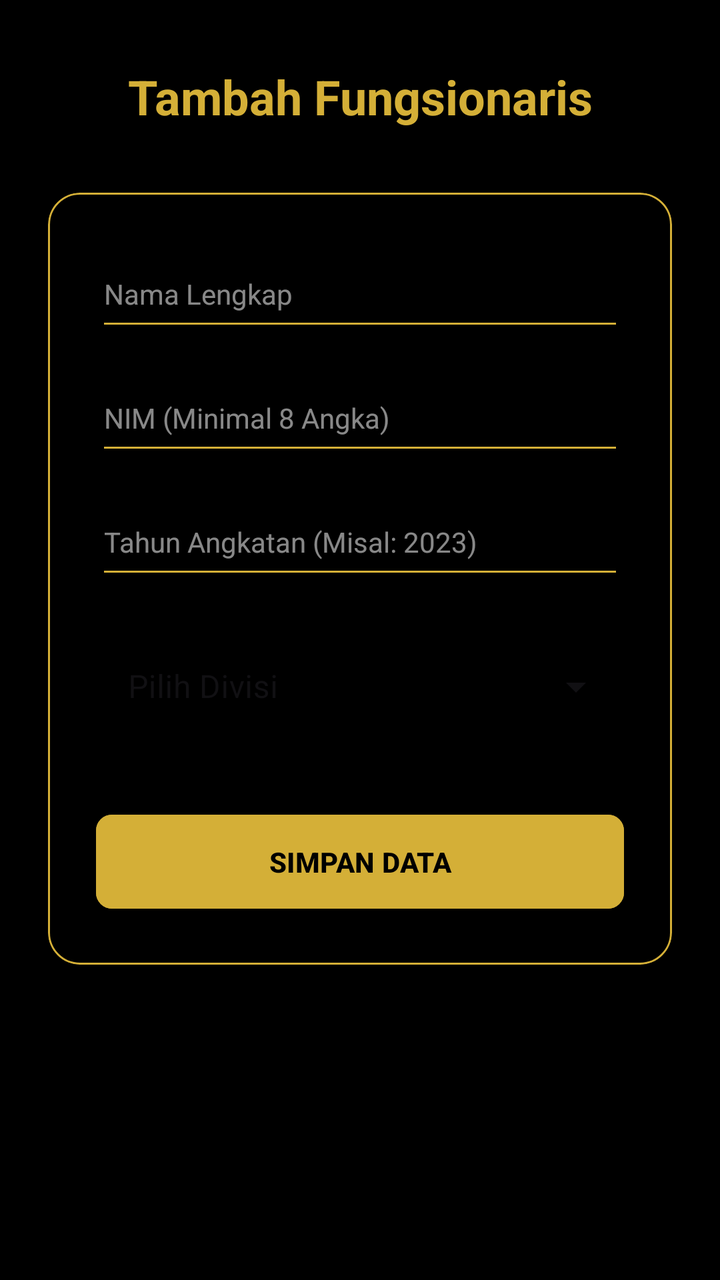
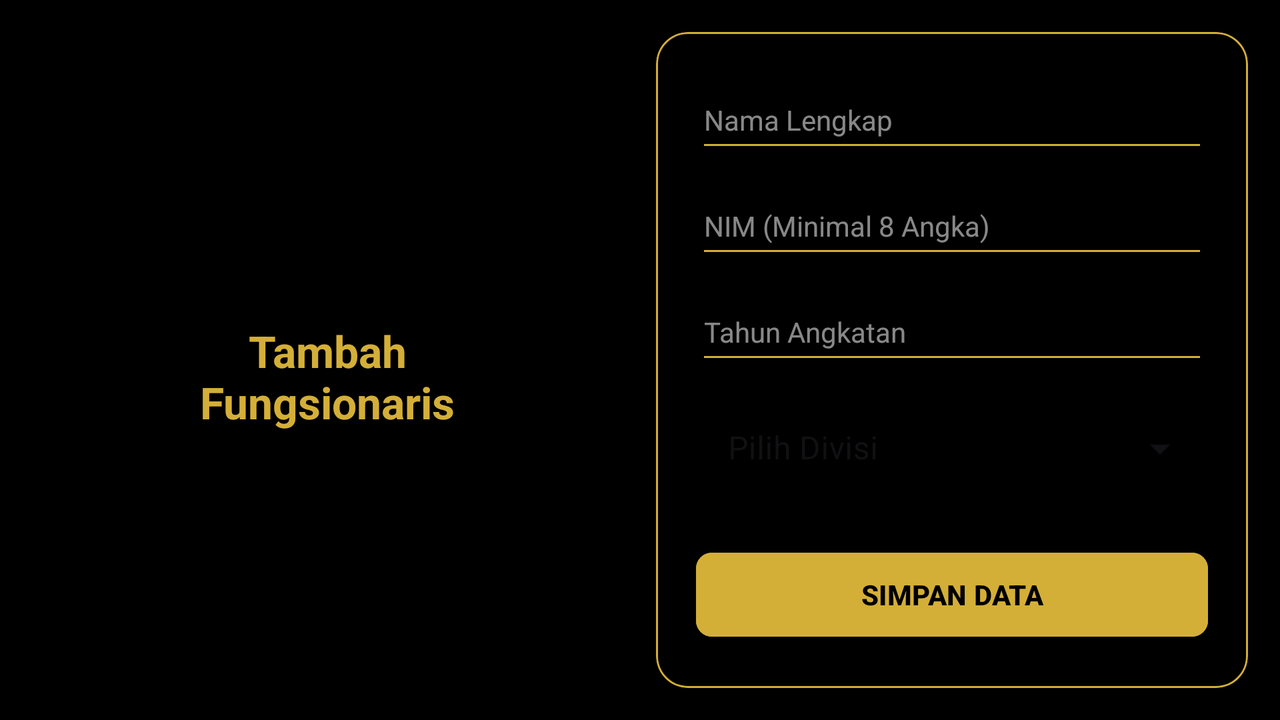

First picture: res/layout/ on a phone held upright. Second picture: the repository's own variant of that layout, on a device whose configuration matches the variant's folder. Source for both follows.
<!-- AndroidManifest.xml: application theme Theme.KatalogHimaTI -->
<!-- res/layout/activity_add_fungsionaris.xml -->
<?xml version="1.0" encoding="utf-8"?>
<androidx.constraintlayout.widget.ConstraintLayout xmlns:android="http://schemas.android.com/apk/res/android"
    xmlns:app="http://schemas.android.com/apk/res-auto"
    xmlns:tools="http://schemas.android.com/tools"
    android:layout_width="match_parent"
    android:layout_height="match_parent"
    android:background="@color/black_bg"
    tools:context=".presentation.login.add.AddFungsionarisActivity">

    <TextView
        android:id="@+id/tv_title_add"
        android:layout_width="wrap_content"
        android:layout_height="wrap_content"
        android:layout_marginTop="32dp"
        android:text="Tambah Fungsionaris"
        android:textColor="@color/warm_gold_accent"
        android:textSize="24sp"
        android:textStyle="bold"
        app:layout_constraintEnd_toEndOf="parent"
        app:layout_constraintStart_toStartOf="parent"
        app:layout_constraintTop_toTopOf="parent" />

    <com.google.android.material.card.MaterialCardView
        android:id="@+id/cv_add_form"
        android:layout_width="match_parent"
        android:layout_height="wrap_content"
        android:layout_marginHorizontal="24dp"
        android:layout_marginTop="32dp"
        app:cardBackgroundColor="#1A1A1A"
        app:cardCornerRadius="16dp"
        app:cardElevation="8dp"
        app:strokeColor="@color/warm_gold_accent"
        app:strokeWidth="1dp"
        app:layout_constraintEnd_toEndOf="parent"
        app:layout_constraintStart_toStartOf="parent"
        app:layout_constraintTop_toBottomOf="@id/tv_title_add">

        <LinearLayout
            android:layout_width="match_parent"
            android:layout_height="wrap_content"
            android:orientation="vertical"
            android:padding="24dp">

            <EditText
                android:id="@+id/et_add_nama"
                android:layout_width="match_parent"
                android:layout_height="50dp"
                android:backgroundTint="@color/warm_gold_accent"
                android:hint="Nama Lengkap"
                android:inputType="textPersonName"
                android:textColor="@android:color/white"
                android:textColorHint="#88FFFFFF"
                android:textSize="14sp" />

            <EditText
                android:id="@+id/et_add_nim"
                android:layout_width="match_parent"
                android:layout_height="50dp"
                android:layout_marginTop="12dp"
                android:backgroundTint="@color/warm_gold_accent"
                android:hint="NIM (Minimal 8 Angka)"
                android:inputType="number"
                android:textColor="@android:color/white"
                android:textColorHint="#88FFFFFF"
                android:textSize="14sp" />

            <EditText
                android:id="@+id/et_add_tahun"
                android:layout_width="match_parent"
                android:layout_height="50dp"
                android:layout_marginTop="12dp"
                android:backgroundTint="@color/warm_gold_accent"
                android:hint="Tahun Angkatan (Misal: 2023)"
                android:inputType="number"
                android:textColor="@android:color/white"
                android:textColorHint="#88FFFFFF"
                android:textSize="14sp" />

            <com.google.android.material.textfield.TextInputLayout
                style="@style/Widget.MaterialComponents.TextInputLayout.OutlinedBox.ExposedDropdownMenu"
                android:layout_width="match_parent"
                android:layout_height="wrap_content"
                android:layout_marginTop="16dp"
                android:hint="Pilih Divisi"
                app:hintTextColor="@color/warm_gold_accent"
                app:boxStrokeColor="@color/warm_gold_accent">

                <AutoCompleteTextView
                    android:id="@+id/spinner_add_divisi"
                    android:layout_width="match_parent"
                    android:layout_height="wrap_content"
                    android:inputType="none"
                    android:textColor="@android:color/white" />
            </com.google.android.material.textfield.TextInputLayout>

            <Button
                android:id="@+id/btn_simpan_data"
                android:layout_width="match_parent"
                android:layout_height="55dp"
                android:layout_marginTop="32dp"
                android:backgroundTint="@color/warm_gold_accent"
                android:text="SIMPAN DATA"
                android:textColor="@color/black_bg"
                android:textStyle="bold"
                app:cornerRadius="8dp" />

        </LinearLayout>
    </com.google.android.material.card.MaterialCardView>

</androidx.constraintlayout.widget.ConstraintLayout>
<!-- resources referenced by this layout -->
<resources>
  <color name="black_bg">#000000</color>
  <color name="warm_gold_accent">#D4AF37</color>
  <style name="Theme.KatalogHimaTI" parent="Base.Theme.KatalogHimaTI" />
  <style name="Base.Theme.KatalogHimaTI" parent="Theme.Material3.DayNight.NoActionBar">
          <item name="colorPrimary">@color/warm_gold_accent</item>
          <item name="colorOnPrimary">@color/black_bg</item>
  
          <item name="android:background">@color/black_bg</item>
          <item name="android:windowBackground">@color/black_bg</item>
  
          <item name="android:textColor">@color/warm_gold_accent</item>
      </style>
</resources>
<!-- res/layout-land/activity_add_fungsionaris.xml (the repository's variant of the layout above) -->
<!-- drawn on the phone turned sideways -->
<?xml version="1.0" encoding="utf-8"?>
<androidx.constraintlayout.widget.ConstraintLayout xmlns:android="http://schemas.android.com/apk/res/android"
    xmlns:app="http://schemas.android.com/apk/res-auto"
    xmlns:tools="http://schemas.android.com/tools"
    android:layout_width="match_parent"
    android:layout_height="match_parent"
    android:background="@color/black_bg"
    android:padding="16dp"
    tools:context=".presentation.login.add.AddFungsionarisActivity">

    <LinearLayout
        android:id="@+id/ll_add_header"
        android:layout_width="0dp"
        android:layout_height="wrap_content"
        android:gravity="center"
        android:orientation="vertical"
        app:layout_constraintBottom_toBottomOf="parent"
        app:layout_constraintEnd_toStartOf="@+id/cv_add_form"
        app:layout_constraintStart_toStartOf="parent"
        app:layout_constraintTop_toTopOf="parent">

        <TextView
            android:id="@+id/tv_title_add"
            android:layout_width="wrap_content"
            android:layout_height="wrap_content"
            android:layout_marginTop="16dp"
            android:text="Tambah\nFungsionaris"
            android:textAlignment="center"
            android:textColor="@color/warm_gold_accent"
            android:textSize="22sp"
            android:textStyle="bold" />
    </LinearLayout>

    <com.google.android.material.card.MaterialCardView
        android:id="@+id/cv_add_form"
        android:layout_width="0dp"
        android:layout_height="match_parent"
        android:layout_marginStart="16dp"
        app:cardBackgroundColor="#1A1A1A"
        app:cardCornerRadius="16dp"
        app:cardElevation="4dp"
        app:strokeColor="@color/warm_gold_accent"
        app:strokeWidth="1dp"
        app:layout_constraintBottom_toBottomOf="parent"
        app:layout_constraintEnd_toEndOf="parent"
        app:layout_constraintStart_toEndOf="@id/ll_add_header"
        app:layout_constraintTop_toTopOf="parent">

        <ScrollView
            android:layout_width="match_parent"
            android:layout_height="match_parent"
            android:fillViewport="true">

            <LinearLayout
                android:layout_width="match_parent"
                android:layout_height="wrap_content"
                android:orientation="vertical"
                android:padding="20dp">

                <EditText
                    android:id="@+id/et_add_nama"
                    android:layout_width="match_parent"
                    android:layout_height="45dp"
                    android:backgroundTint="@color/warm_gold_accent"
                    android:hint="Nama Lengkap"
                    android:inputType="textPersonName"
                    android:textColor="@android:color/white"
                    android:textColorHint="#88FFFFFF"
                    android:textSize="14sp" />

                <EditText
                    android:id="@+id/et_add_nim"
                    android:layout_width="match_parent"
                    android:layout_height="45dp"
                    android:layout_marginTop="8dp"
                    android:backgroundTint="@color/warm_gold_accent"
                    android:hint="NIM (Minimal 8 Angka)"
                    android:inputType="number"
                    android:textColor="@android:color/white"
                    android:textColorHint="#88FFFFFF"
                    android:textSize="14sp" />

                <EditText
                    android:id="@+id/et_add_tahun"
                    android:layout_width="match_parent"
                    android:layout_height="45dp"
                    android:layout_marginTop="8dp"
                    android:backgroundTint="@color/warm_gold_accent"
                    android:hint="Tahun Angkatan"
                    android:inputType="number"
                    android:textColor="@android:color/white"
                    android:textColorHint="#88FFFFFF"
                    android:textSize="14sp" />

                <com.google.android.material.textfield.TextInputLayout
                    style="@style/Widget.MaterialComponents.TextInputLayout.OutlinedBox.ExposedDropdownMenu"
                    android:layout_width="match_parent"
                    android:layout_height="wrap_content"
                    android:layout_marginTop="8dp"
                    android:hint="Pilih Divisi"
                    app:boxStrokeColor="@color/warm_gold_accent"
                    app:hintTextColor="@color/warm_gold_accent">

                    <AutoCompleteTextView
                        android:id="@+id/spinner_add_divisi"
                        android:layout_width="match_parent"
                        android:layout_height="wrap_content"
                        android:inputType="none"
                        android:paddingTop="12dp"
                        android:paddingBottom="12dp"
                        android:textColor="@android:color/white" />
                </com.google.android.material.textfield.TextInputLayout>

                <Button
                    android:id="@+id/btn_simpan_data"
                    android:layout_width="match_parent"
                    android:layout_height="50dp"
                    android:layout_marginTop="24dp"
                    android:backgroundTint="@color/warm_gold_accent"
                    android:text="SIMPAN DATA"
                    android:textColor="@color/black_bg"
                    android:textStyle="bold"
                    app:cornerRadius="8dp" />

            </LinearLayout>
        </ScrollView>
    </com.google.android.material.card.MaterialCardView>

</androidx.constraintlayout.widget.ConstraintLayout>
